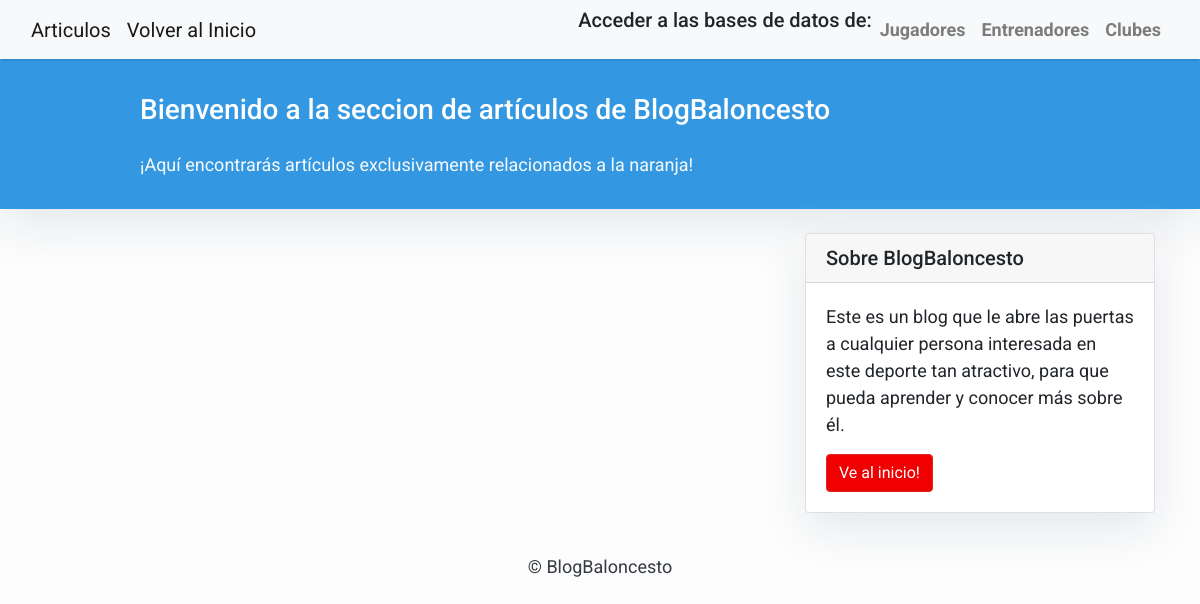
Page /BlogBasquet/articulos/ on the earlier database version.
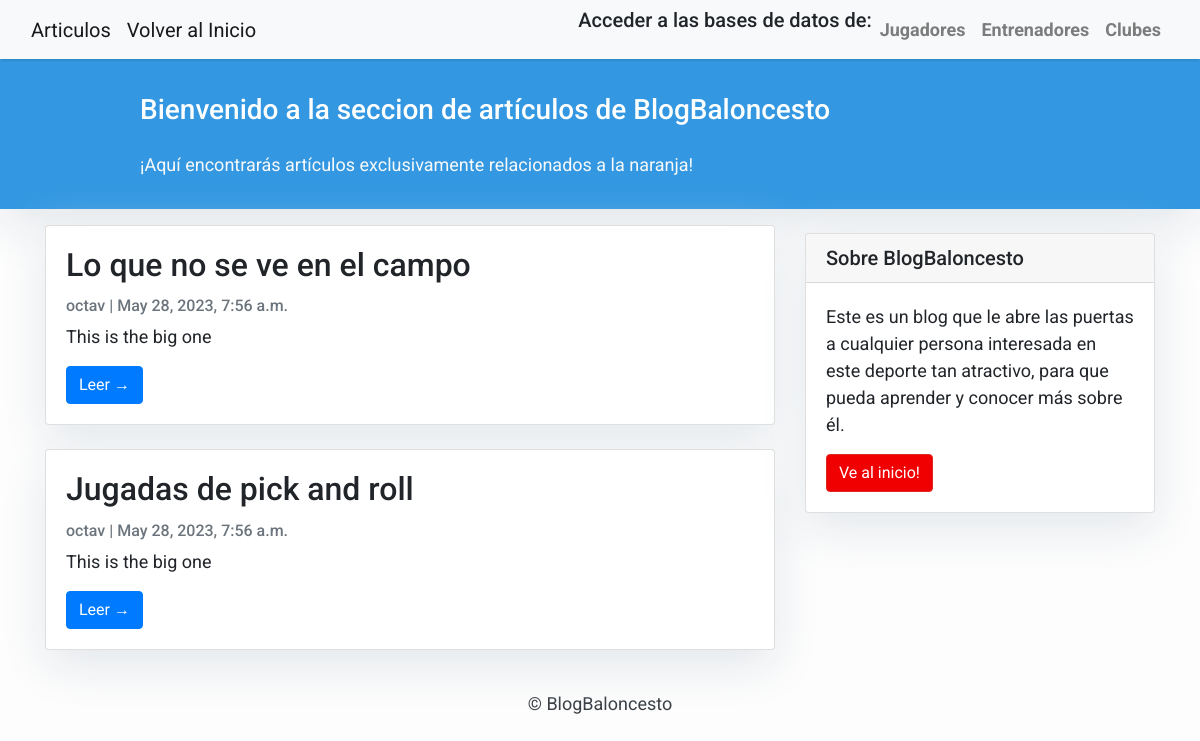
Same page on the later database version.
### Basquet1/models.py (models this page shows, shortened)
class Post(models.Model):
    title = models.CharField(max_length=200, unique=True)
    slug = models.SlugField(max_length=200, unique=True)
    author = models.ForeignKey(User, on_delete= models.CASCADE,related_name='blog_posts')
    updated_on = models.DateTimeField()
    content = models.TextField()
    created_on = models.DateTimeField(auto_now_add=True)
    status = models.IntegerField(choices=STATUS, default=0)
    class Meta:
        ordering = ['-created_on']

### Basquet1/views.py (the view)
# urls.py: path('articulos/', views.PostList.as_view(), name='listar_articulo'),
class PostList(generic.ListView):
    queryset = Post.objects.filter(status=1).order_by('-created_on')
    template_name = 'Basquet1/index1.html'

### Basquet1/templates/Basquet1/index1.html (shortened to what this page needs)
{% extends "Basquet1/base1.html" %}
{% block content %}
<header class="masthead">
    <div class="container">
        <div class="row">
            <div class=" col-md-8 col-md-10 mx-auto">
                <div class="site-heading">
                    <h3 class=" site-heading my-4 mt-3 text-white"> Bienvenido a la seccion de artículos de BlogBaloncesto </h3>
                    <p class="text-light">¡Aquí encontrarás artículos exclusivamente relacionados a la naranja! &nbsp
                    </p>
                </div>
            </div>
        </div>
    </div>
</header>
<div class="container">
    <div class="row">
        <div class="col-md-8 mt-3 left">
            {% for post in post_list %}
            <div class="card mb-4">
                <div class="card-body">
                    <h2 class="card-title">{{ post.title }}</h2>
                    <p class="card-text text-muted h6">{{ post.author }} | {{ post.created_on}} </p>
                    <p class="card-text">{{post.content|slice:":200" }}</p>
                    <a href="{% url 'post_detail' post.slug  %}" class="btn btn-primary">Leer &rarr;</a>
                </div>
            </div>
            {% endfor %}
        </div>
        {% block sidebar %} {% include 'Basquet1/sidebar.html' %} {% endblock sidebar %}
    </div>
</div>
{%endblock%}

Differences in the rows shown:
added Post: title "Lo que no se ve en el campo", author "octav", created_on "May 28, 2023, 7:56 a.m.", content "This is the big one"
added Post: title "Jugadas de pick and roll", author "octav", created_on "May 28, 2023, 7:56 a.m.", content "This is the big one"
